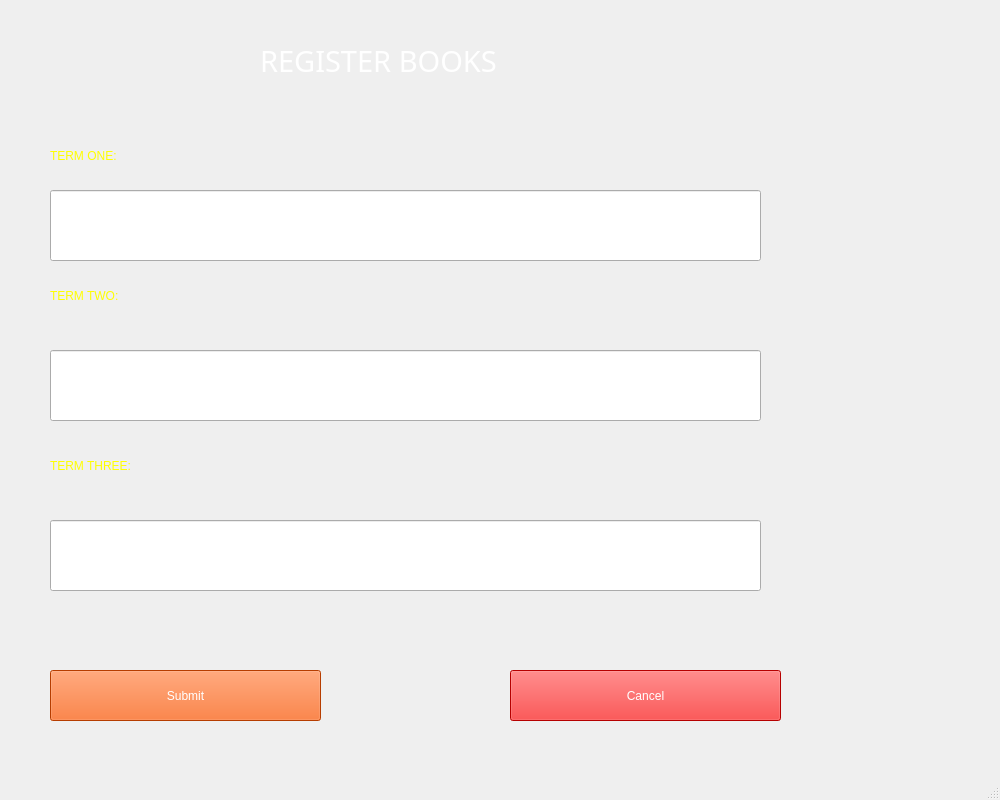
<?xml version="1.0" encoding="UTF-8"?>
<ui version="4.0">
 <class>MainWindow</class>
 <widget class="QMainWindow" name="MainWindow">
  <property name="geometry">
   <rect>
    <x>0</x>
    <y>0</y>
    <width>1000</width>
    <height>800</height>
   </rect>
  </property>
  <property name="minimumSize">
   <size>
    <width>1000</width>
    <height>800</height>
   </size>
  </property>
  <property name="maximumSize">
   <size>
    <width>1000</width>
    <height>1000</height>
   </size>
  </property>
  <property name="windowTitle">
   <string>Register Books</string>
  </property>
  <property name="windowIcon">
   <iconset>
    <normaloff>../imgs/home.png</normaloff>../imgs/home.png</iconset>
  </property>
  <widget class="QWidget" name="centralwidget">
   <widget class="QLabel" name="label">
    <property name="geometry">
     <rect>
      <x>0</x>
      <y>-10</y>
      <width>1021</width>
      <height>961</height>
     </rect>
    </property>
    <property name="text">
     <string/>
    </property>
    <property name="pixmap">
     <pixmap>../imgs/pexels-maxime-francis-2246476.jpg</pixmap>
    </property>
    <property name="scaledContents">
     <bool>true</bool>
    </property>
   </widget>
   <widget class="QLabel" name="label_2">
    <property name="geometry">
     <rect>
      <x>260</x>
      <y>40</y>
      <width>481</width>
      <height>41</height>
     </rect>
    </property>
    <property name="font">
     <font>
      <family>Segoe UI Black</family>
      <pointsize>22</pointsize>
      <weight>10</weight>
      <italic>false</italic>
      <bold>false</bold>
     </font>
    </property>
    <property name="styleSheet">
     <string notr="true">font: 87 22pt &quot;Segoe UI Black&quot;;
color: rgb(255, 255, 255);</string>
    </property>
    <property name="text">
     <string>REGISTER BOOKS</string>
    </property>
   </widget>
   <widget class="QLabel" name="label_3">
    <property name="geometry">
     <rect>
      <x>50</x>
      <y>140</y>
      <width>191</width>
      <height>31</height>
     </rect>
    </property>
    <property name="styleSheet">
     <string notr="true">color: rgb(255, 255, 0);
font: 87 12pt &quot;Segoe UI Black&quot;;</string>
    </property>
    <property name="text">
     <string>TERM ONE:</string>
    </property>
   </widget>
   <widget class="QLineEdit" name="term_1">
    <property name="geometry">
     <rect>
      <x>50</x>
      <y>190</y>
      <width>711</width>
      <height>71</height>
     </rect>
    </property>
    <property name="styleSheet">
     <string notr="true">font: 20pt &quot;Segoe MDL2 Assets&quot;;</string>
    </property>
   </widget>
   <widget class="QLabel" name="label_4">
    <property name="geometry">
     <rect>
      <x>50</x>
      <y>280</y>
      <width>511</width>
      <height>31</height>
     </rect>
    </property>
    <property name="styleSheet">
     <string notr="true">color: rgb(255, 255, 0);
font: 87 12pt &quot;Segoe UI Black&quot;;</string>
    </property>
    <property name="text">
     <string>TERM TWO:</string>
    </property>
   </widget>
   <widget class="QLineEdit" name="term_2">
    <property name="geometry">
     <rect>
      <x>50</x>
      <y>350</y>
      <width>711</width>
      <height>71</height>
     </rect>
    </property>
    <property name="styleSheet">
     <string notr="true">font: 20pt &quot;Segoe MDL2 Assets&quot;;</string>
    </property>
   </widget>
   <widget class="QPushButton" name="submit">
    <property name="geometry">
     <rect>
      <x>50</x>
      <y>670</y>
      <width>271</width>
      <height>51</height>
     </rect>
    </property>
    <property name="styleSheet">
     <string notr="true">background-color: rgb(255, 85, 0);
color: rgb(255, 255, 255);
font: 11pt &quot;MS Shell Dlg 2&quot;;</string>
    </property>
    <property name="text">
     <string>Submit</string>
    </property>
   </widget>
   <widget class="QPushButton" name="cancel">
    <property name="geometry">
     <rect>
      <x>510</x>
      <y>670</y>
      <width>271</width>
      <height>51</height>
     </rect>
    </property>
    <property name="styleSheet">
     <string notr="true">background-color: rgb(255, 0, 0);
color: rgb(255, 255, 255);
font: 11pt &quot;MS Shell Dlg 2&quot;;</string>
    </property>
    <property name="text">
     <string>Cancel</string>
    </property>
   </widget>
   <widget class="QLabel" name="label_5">
    <property name="geometry">
     <rect>
      <x>50</x>
      <y>450</y>
      <width>511</width>
      <height>31</height>
     </rect>
    </property>
    <property name="styleSheet">
     <string notr="true">color: rgb(255, 255, 0);
font: 87 12pt &quot;Segoe UI Black&quot;;</string>
    </property>
    <property name="text">
     <string>TERM THREE:</string>
    </property>
   </widget>
   <widget class="QLineEdit" name="term_3">
    <property name="geometry">
     <rect>
      <x>50</x>
      <y>520</y>
      <width>711</width>
      <height>71</height>
     </rect>
    </property>
    <property name="styleSheet">
     <string notr="true">font: 20pt &quot;Segoe MDL2 Assets&quot;;</string>
    </property>
   </widget>
  </widget>
  <widget class="QMenuBar" name="menubar">
   <property name="geometry">
    <rect>
     <x>0</x>
     <y>0</y>
     <width>1000</width>
     <height>22</height>
    </rect>
   </property>
  </widget>
  <widget class="QStatusBar" name="statusbar"/>
 </widget>
 <resources/>
 <connections/>
</ui>
